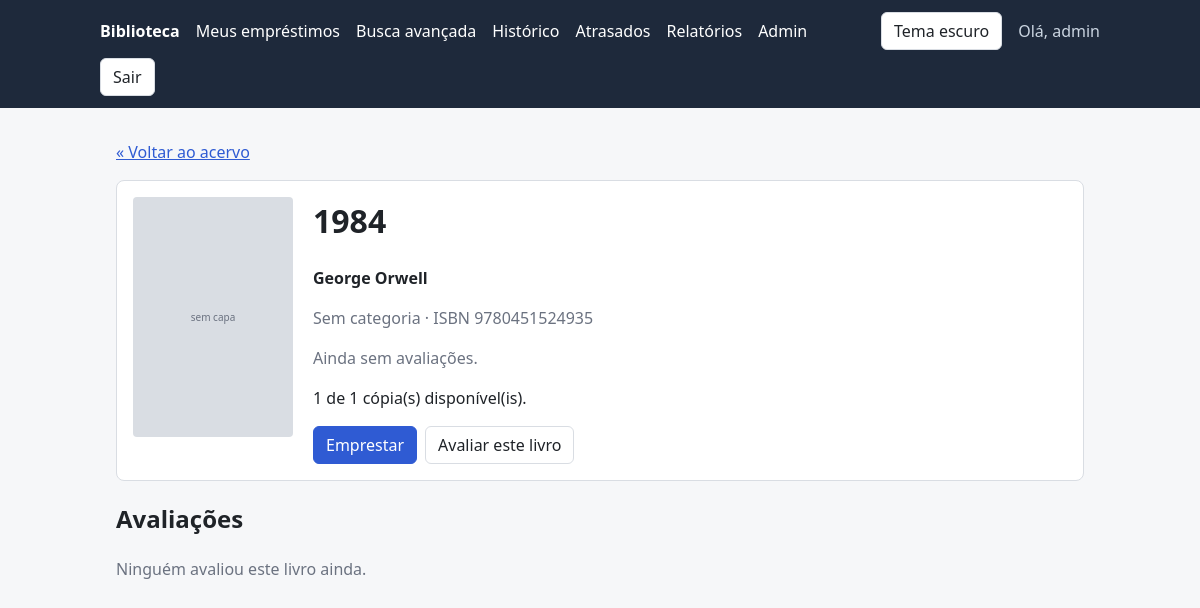
Page /livros/3/ (signed in) on the earlier database version.
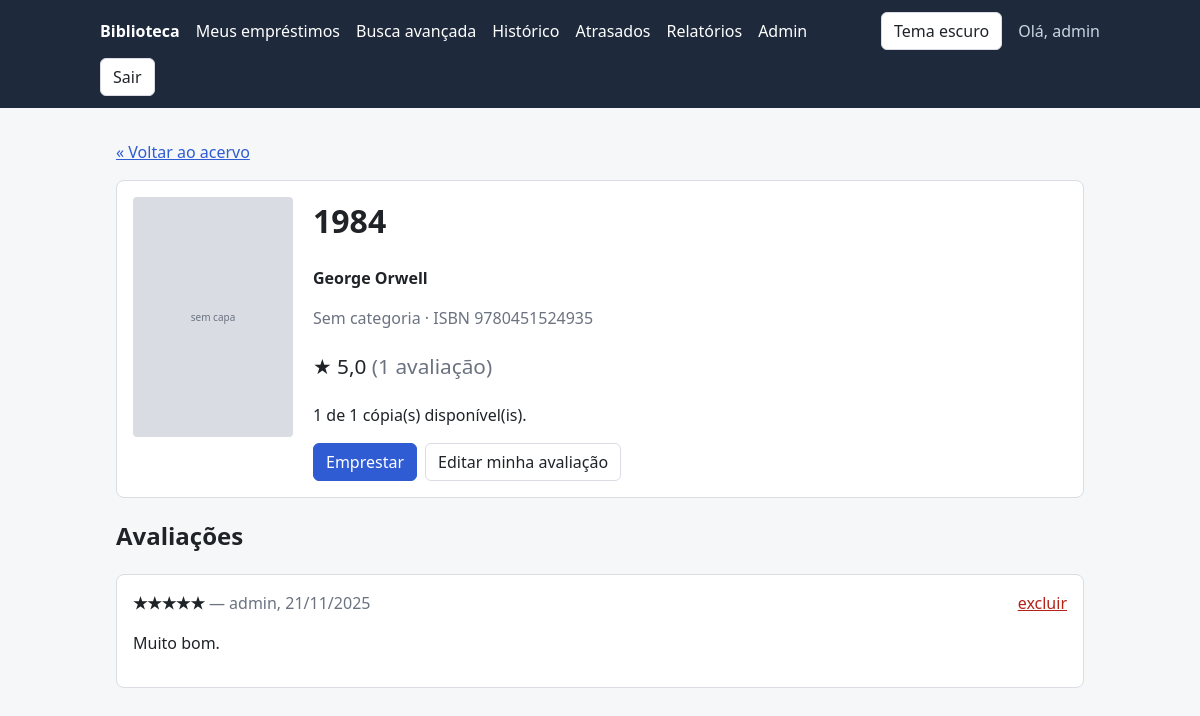
Same page on the later database version.
### catalog/models.py (models this page shows, shortened)
class Review(models.Model):
    RATING_CHOICES = [(n, "★" * n) for n in range(1, 6)]
    book = models.ForeignKey(Book, on_delete=models.CASCADE, related_name="reviews", verbose_name="Livro")
    user = models.ForeignKey(
        settings.AUTH_USER_MODEL,
        on_delete=models.CASCADE,
        related_name="reviews",
        verbose_name="Usuário",
    )
    rating = models.PositiveSmallIntegerField("Nota", choices=RATING_CHOICES)
    comment = models.TextField("Comentário", blank=True)  # opcional
    created_at = models.DateTimeField("Criada em", auto_now_add=True)  # preenchido só na criação
    updated_at = models.DateTimeField("Atualizada em", auto_now=True)  # atualizado a cada save()
    class Meta:
        ordering = ["-created_at"]
        verbose_name = "Avaliação"
        verbose_name_plural = "Avaliações"
        constraints = [
            models.UniqueConstraint(fields=["book", "user"], name="uma_avaliacao_por_leitor"),
        ]

### catalog/views.py (the view)
# urls.py: path("livros/<int:book_id>/", views.book_detail, name="book_detail"),
@login_required
def book_detail(request, book_id):
    book = get_object_or_404(Book.objects.select_related("category"), pk=book_id)
    reviews = book.reviews.select_related("user")  # avaliações do livro, com o autor de cada uma
    stats = reviews.aggregate(average=Avg("rating"), total=Count("id"))
    context = {
        "book": book,
        "reviews": reviews,
        "stats": stats,
        "user_review": reviews.filter(user=request.user).first(),
        "can_review": book.was_borrowed_by(request.user),
    }
    return render(request, "catalog/book_detail.html", context)

### catalog/models.py (called while the page is built)
    @property
    def copies_available(self):
        active_loans = self.loans.filter(returned_at__isnull=True).count()
        return max(self.copies_total - active_loans, 0)

    def was_borrowed_by(self, user):
        return self.loans.filter(user=user).exists()

### templates/catalog/book_detail.html (shortened to what this page needs)
{% extends "base.html" %}
{% block content %}
  <p><a href="{% url 'catalog:book_list' %}">« Voltar ao acervo</a></p>
  <div class="card" style="display: flex; gap: 20px; flex-wrap: wrap;">
    {% if book.image %}
      <img src="{{ book.image.url }}" alt="Capa de {{ book.title }}" style="width: 160px; border-radius: 6px;">
    {% else %}
      <div class="cover" style="width: 160px; height: 240px;">sem capa</div>
    {% endif %}
    <div style="flex: 1; min-width: 240px;">
      <h1 style="margin-top: 0;">{{ book.title }}</h1>
      <p><strong>{{ book.author }}</strong></p>
      <p class="muted">
        {{ book.category.name|default:"Sem categoria" }}
        · ISBN {{ book.isbn }}
      </p>
      {% if stats.total %}
        <p style="font-size: 1.3rem;">
          ★ {{ stats.average|floatformat:1 }} <span class="muted">({{ stats.total }} avalia{{ stats.total|pluralize:"ção,ções" }})</span>
        </p>
      {% else %}
        <p class="muted">Ainda sem avaliações.</p>
      {% endif %}
      <p>{{ book.copies_available }} de {{ book.copies_total }} cópia(s) disponível(is).</p>
      <div class="actions">
        {% if book.copies_available > 0 %}
          <form class="inline" method="post" action="{% url 'catalog:borrow_book' book.id %}">
            <button class="btn btn-primary" type="submit">Emprestar</button>
          </form>
        {% endif %}
        {% if can_review %}
          <a class="btn" href="{% url 'catalog:review_book' book.id %}">
            {% if user_review %}Editar minha avaliação{% else %}Avaliar este livro{% endif %}
          </a>
        {% endif %}
      </div>
    </div>
  </div>
  <h2>Avaliações</h2>
  {% for review in reviews %}
    <div class="card">
      <strong>{{ review.get_rating_display }}</strong>
      <span class="muted">— {{ review.user.username }}, {{ review.created_at|date:"d/m/Y" }}</span>
      {% if review.user == user %}
        <a href="{% url 'catalog:delete_review' review.id %}" class="danger" style="float: right;">excluir</a>
      {% endif %}
      {% if review.comment %}
        <p>{{ review.comment|linebreaksbr }}</p>
      {% endif %}
    </div>
  {% empty %}
    <p class="muted">
      Ninguém avaliou este livro ainda.
    </p>
  {% endfor %}
{% endblock %}

Differences in the rows shown:
added Review: rating "★★★★★", user.username "admin", created_at "21/11/2025", shows "excluir", comment "Muito bom."
Other differences:
{{ stats.average|floatformat:1 }}: (not shown) → "5,0"
{{ stats.total }}: (not shown) → "1"
text no longer shown: "Ainda sem avaliações. Avaliar este livro Ninguém avaliou este livro ainda."
text now shown: "★ ( avalia ) Editar minha avaliação"
